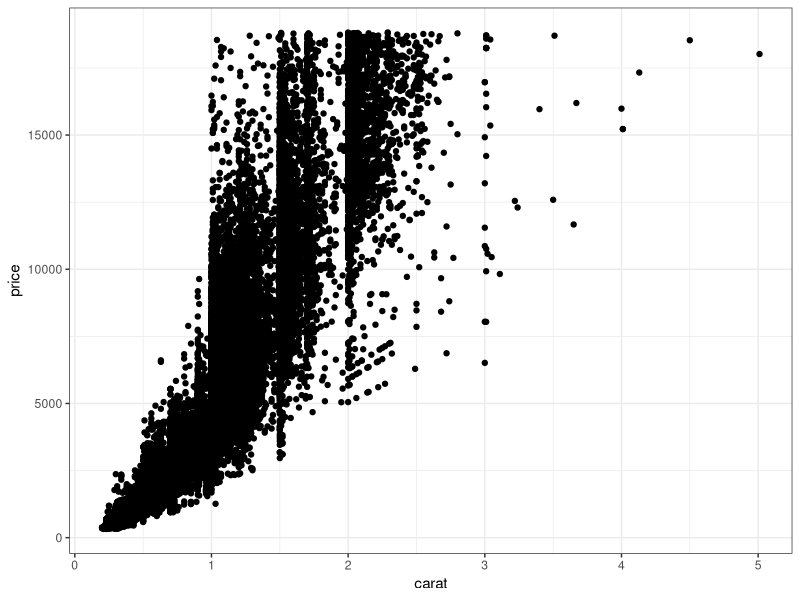

Write the R code that produced this figure. (Note: this script raises an error after producing the figure.)
## ---- chunk 1
knitr::opts_chunk$set(echo = TRUE)
library(tidyverse)
## ---- chunk 2
ggplot(diamonds, aes(carat, price)) +
  geom_point() +
  theme_bw()
## ---- chunk 3
base <- diamonds %>% 
  sample_frac(0.2) %>% 
  ggplot(aes(carat, price)) +
  geom_point() 

default <- base +
  ggtitle("default")

bw <- base +
   theme_bw() +
  ggtitle("bw")

classic <- base +
   theme_classic()  +
  ggtitle("classic")

dark <- base +
 theme_dark() +
  ggtitle("dark")

gray <- base +
  theme_gray() +
  ggtitle("gray")

light <- base +
  theme_light() +
  ggtitle("light")

linedraw <- base +
  theme_linedraw() +
  ggtitle("linedraw")

minimal <- base +
  theme_minimal() +
  ggtitle("minimal")

void <- base +
  theme_void() +
  ggtitle("void")



(default | bw | classic) / (dark | gray|light) / (linedraw|minimal|void)
## ---- chunk 4
diamonds %>% 
  ggplot(aes(carat, price)) +
  geom_point() +
  theme_dark() +
  theme(axis.text.y = element_text(angle= 45))
## ---- chunk 5
diamonds %>% 
  ggplot(aes(carat, price)) +
  geom_point() +
  theme(axis.text.y = element_text(angle= 45),
        panel.background = element_rect(fill = "red"))
